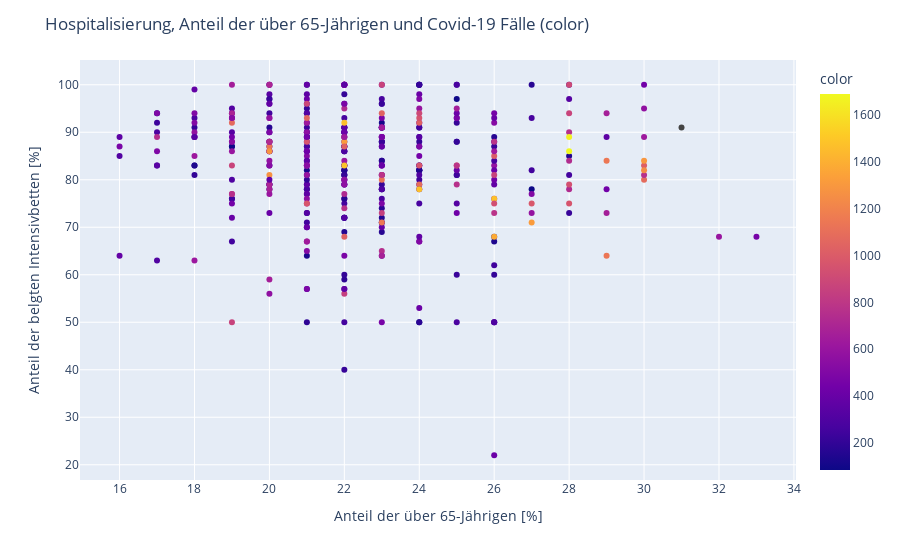

The notebook cell this image was saved under:
### Code cell
#Scatterplot Hospitalisierung und Alterung + farbliche Darstellung der Fälle

col_list2 = ["RS,C,5", "cases7_p_1,C,6"]

lk_infektionen = f"{url}/RKI_Corona_Landkreise.csv"
lk_infektionen_data = pd.read_csv(lk_infektionen, usecols=col_list2)

fig = px.scatter(df, x=df.Anteil, y=df.verh_frei_belegt, color=lk_infektionen_data["cases7_p_1,C,6"])

fig.update_layout(
    title="Hospitalisierung, Anteil der über 65-Jährigen und Covid-19 Fälle (color)",
    xaxis_title="Anteil der über 65-Jährigen [%]",
    yaxis_title="Anteil der belgten Intensivbetten [%]",
    legend_title="Covid-19 Fälle",
)

fig.show()

### Figure 1 — Plotly figure (JSON) as saved in the notebook; plotly's stock layout.template omitted (floating-point values rounded to 4 significant figures; data arrays with more than 128 entries replaced by an {"elided": "..."} marker saying what was removed)
{"data": [{"hovertemplate": "Anteil=%{x}<br>verh_frei_belegt=%{y}<br>color=%{marker.color}<extra></extra>", "legendgroup": "", "marker": {"color": {"elided": "397 float values"}, "coloraxis": "coloraxis", "symbol": "circle"}, "mode": "markers", "name": "", "orientation": "v", "showlegend": false, "type": "scatter", "x": {"elided": "397 int values"}, "xaxis": "x", "y": {"elided": "397 int values"}, "yaxis": "y"}], "layout": {"autosize": true, "coloraxis": {"colorbar": {"title": {"text": "color"}}, "colorscale": [[0, "#0d0887"], [0.1111, "#46039f"], [0.2222, "#7201a8"], [0.3333, "#9c179e"], [0.4444, "#bd3786"], [0.5556, "#d8576b"], [0.6667, "#ed7953"], [0.7778, "#fb9f3a"], [0.8889, "#fdca26"], [1, "#f0f921"]]}, "legend": {"title": {"text": "Covid-19 Fälle"}, "tracegroupgap": 0}, "margin": {"t": 60}, "title": {"text": "Hospitalisierung, Anteil der über 65-Jährigen und Covid-19 Fälle (color)"}, "xaxis": {"anchor": "y", "autorange": true, "domain": [0, 1], "range": [14.99, 34.01], "title": {"text": "Anteil der über 65-Jährigen [%]"}, "type": "linear"}, "yaxis": {"anchor": "x", "autorange": true, "domain": [0, 1], "range": [15.96, 106.0], "title": {"text": "Anteil der belgten Intensivbetten [%]"}, "type": "linear"}}}
